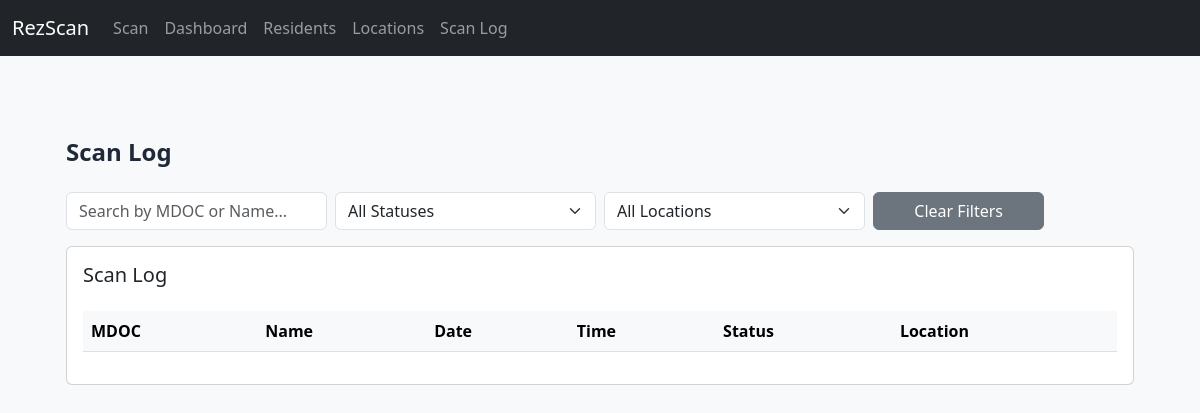
The page /admin/scanlog on the database as committed earlier.
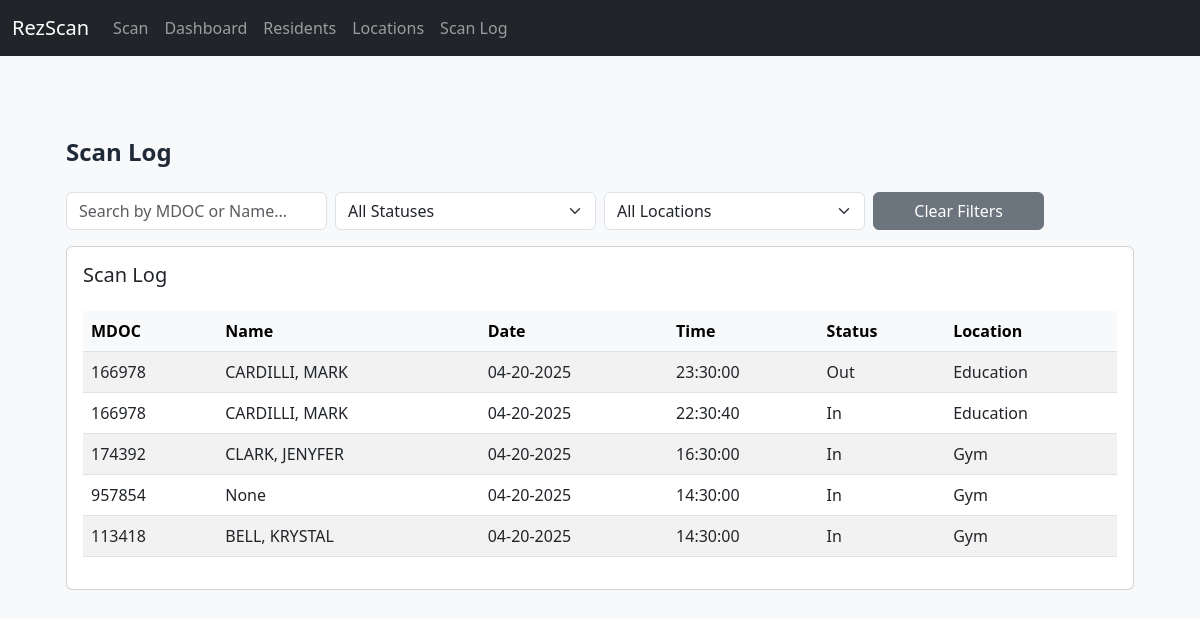
The same page on the database as committed later.
### tables this page shows
CREATE TABLE scanstest (
                scanid INTEGER PRIMARY KEY AUTOINCREMENT,
                mdoc TEXT,
                date TEXT,
                time TEXT,
                status TEXT,
                location TEXT
            );

CREATE TABLE residents (
                id INTEGER PRIMARY KEY AUTOINCREMENT,
                name TEXT NOT NULL,
                mdoc TEXT UNIQUE NOT NULL,
                unit TEXT,
                housing_unit TEXT,
                level TEXT,
                photo TEXT
            );

### RezScan Flask App.py (the view)
@app.route('/admin/scanlog', methods=['GET', 'POST'])
def scanlog():
    with sqlite3.connect(DB_PATH) as conn:
        c = conn.cursor()
        c.execute('SELECT * FROM scans_with_residents ORDER BY time desc')
        data = c.fetchall()
        c.execute('SELECT DISTINCT status FROM scans_with_residents ORDER BY status')
        status_options = [row[0] for row in c.fetchall() if row[0]]
        c.execute('SELECT DISTINCT location FROM scans_with_residents ORDER BY location')
        location_options = [row[0] for row in c.fetchall() if row[0]]
    return render_template('scanlog.html', scans=data, status_options=status_options, location_options=location_options)

### Templates/scanlog.html (shortened to what this page needs)
{% extends 'layout.html' %}
{% block content %}
<div class="container mx-auto px-4 py-8">
    <h2 class="text-2xl font-bold mb-6 text-gray-800">Scan Log</h2>
    <div class="row g-2 mb-3 align-items-end">
        <div class="col-md-3">
            <input type="text" id="searchInput" class="form-control" placeholder="Search by MDOC or Name..." onkeyup="filterTable()" autocomplete="off">
        </div>
        <div class="col-md-3">
            <select id="filterStatus" class="form-select" onchange="filterTable()">
                <option value="">All Statuses</option>
            </select>
        </div>
        <div class="col-md-3">
            <select id="filterLocation" class="form-select" onchange="filterTable()">
                <option value="">All Locations</option>
            </select>
        </div>
        <div class="col-md-2">
            <button class="btn btn-secondary w-100" onclick="resetFilters()">Clear Filters</button>
        </div>
    </div>
    <div class="card p-3">
        <h5 class="card-title">Scan Log</h5>
        <div class="table-responsive">
            <table id="scansTable" class="table table-striped mt-3 align-middle">
                <thead class="table-light">
                    <tr>
                        <th>MDOC</th>
                        <th>Name</th>
                        <th>Date</th>
                        <th>Time</th>
                        <th>Status</th>
                        <th>Location</th>
                    </tr>
                </thead>
                <tbody>
                    {% for scan in scans %}
                    <tr>
                        <td>{{ scan[0] }}</td>
                        <td>{{ scan[1] }}</td>
                        <td>{{ scan[2] }}</td>
                        <td>{{ scan[3] }}</td>
                        <td>{{ scan[4] }}</td>
                        <td>{{ scan[5] }}</td>
                    </tr>
                    {% endfor %}
                </tbody>
            </table>
        </div>
    </div>
</div>
<link href="https://cdn.jsdelivr.net/npm/tailwindcss@2.2.19/dist/tailwind.min.css" rel="stylesheet">
<link href="https://cdn.jsdelivr.net/npm/bootstrap@5.3.0/dist/css/bootstrap.min.css" rel="stylesheet">
{% endblock %}

### Templates/layout.html (shortened to what this page needs)
<!DOCTYPE html>
<html lang="en">
<head>
    <link href="https://cdn.jsdelivr.net/npm/bootstrap@5.3.3/dist/css/bootstrap.min.css" rel="stylesheet">
</head>
<body class="bg-light">
    <nav class="navbar navbar-expand-lg navbar-dark bg-dark mb-4">
        <div class="container-fluid">
            <a class="navbar-brand" href="{{ url_for('index') }}">RezScan</a>
            <div class="collapse navbar-collapse" id="navbarNav">
                <ul class="navbar-nav">
                    <li class="nav-item">
                        <a class="nav-link" href="{{ url_for('scan') }}">Scan</a>
                    </li>
                    <li class="nav-item">
                        <a class="nav-link" href="{{ url_for('dashboard') }}">Dashboard</a>
                    </li>
                    <li class="nav-item">
                        <a class="nav-link" href="{{ url_for('manage_residents') }}">Residents</a>
                    </li>
                    <li class="nav-item">
                        <a class="nav-link" href="{{ url_for('manage_locations') }}">Locations</a>
                    </li>
                    <li class="nav-item">
                        <a class="nav-link" href="{{ url_for('scanlog') }}">Scan Log</a>
                    </li>
                </ul>
            </div>
        </div>
    </nav>
    <div class="container py-4">
        {% block content %}{% endblock %}
    </div>
</body>
</html>

Rows that differ between the two databases and show on the page:
added scanstest: mdoc "166978", name "CARDILLI, MARK", date "04-20-2025", time "23:30:00", status "Out", location "Education"
added scanstest: mdoc "166978", name "CARDILLI, MARK", date "04-20-2025", time "22:30:40", status "In", location "Education"
added scanstest: mdoc "174392", name "CLARK, JENYFER", date "04-20-2025", time "16:30:00", status "In", location "Gym"
added scanstest: mdoc "957854", scan "None", date "04-20-2025", time "14:30:00", status "In", location "Gym"
added scanstest: mdoc "113418", name "BELL, KRYSTAL", date "04-20-2025", time "14:30:00", status "In", location "Gym"
